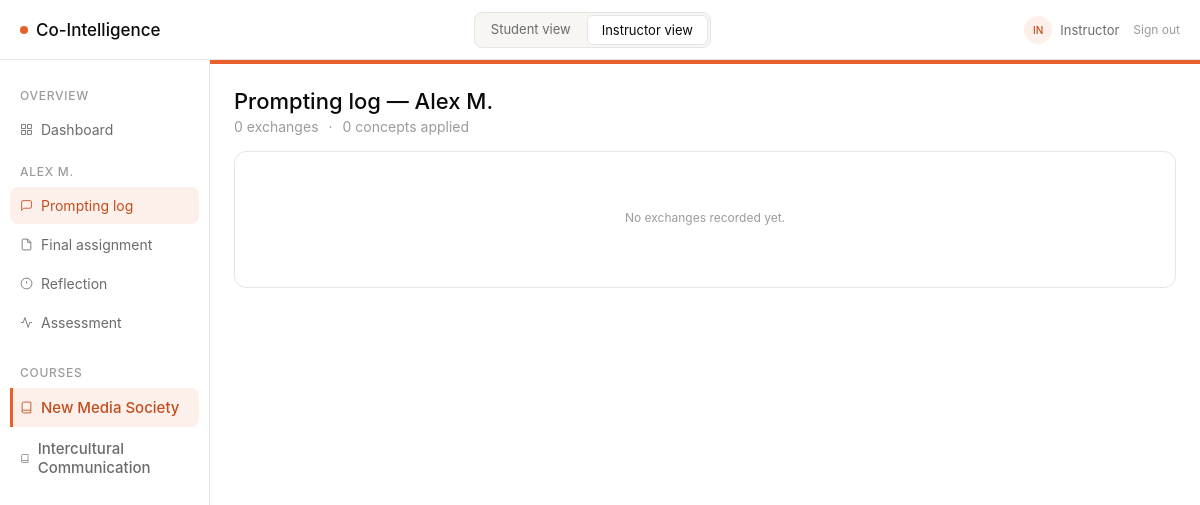
The app's page /instructor/student/4/log, older data.
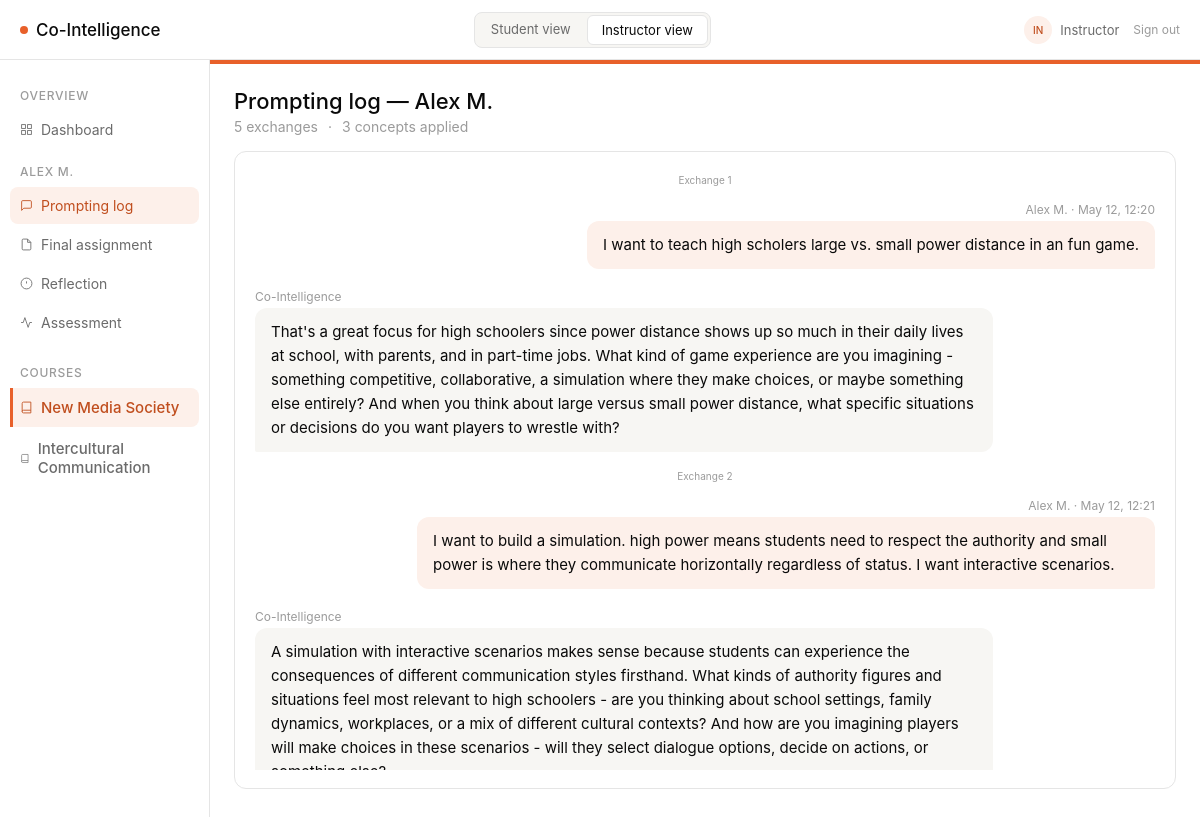
The same page, newer data.
### models/models.py (models this page shows, shortened)
class Student(db.Model):
    __tablename__ = "students"
    id = db.Column(db.Integer, primary_key=True)
    name = db.Column(db.String(120), nullable=False)
    email = db.Column(db.String(200), unique=True, nullable=False)
    course_id = db.Column(db.Integer, db.ForeignKey("courses.id"), nullable=False)
    course = db.relationship("Course", back_populates="students")
    exchanges = db.relationship("PromptExchange", back_populates="student")
    reflections = db.relationship("Reflection", back_populates="student")
    outputs = db.relationship("Output", back_populates="student")
    assessment_scores = db.relationship("AssessmentScore", back_populates="student")

class Course(db.Model):
    __tablename__ = "courses"
    id = db.Column(db.Integer, primary_key=True)
    name = db.Column(db.String(200), nullable=False)
    learning_objective = db.Column(db.Text, nullable=False)
    required_concepts = db.Column(db.JSON, nullable=False, default=list)
    output_modalities = db.Column(db.JSON, nullable=False, default=list)
    min_exchanges = db.Column(db.Integer, nullable=False, default=5)
    color = db.Column(db.String(20), nullable=False, default="#E8602A")
    color_light = db.Column(db.String(20), nullable=False, default="#FDF0EA")
    color_text = db.Column(db.String(20), nullable=False, default="#C04E1E")
    color_hover = db.Column(db.String(20), nullable=False, default="#d4521f")
    assignments = db.relationship("Assignment", back_populates="course")
    students = db.relationship("Student", back_populates="course")

class PromptExchange(db.Model):
    __tablename__ = "prompt_exchanges"
    id = db.Column(db.Integer, primary_key=True)
    student_id = db.Column(db.Integer, db.ForeignKey("students.id"), nullable=False)
    assignment_id = db.Column(db.Integer, db.ForeignKey("assignments.id"), nullable=False)
    student_message = db.Column(db.Text, nullable=False)
    ai_response = db.Column(db.Text, nullable=False)
    concepts_applied = db.Column(db.JSON, nullable=False, default=list)
    has_pushback = db.Column(db.Boolean, nullable=False, default=False)
    exchange_number = db.Column(db.Integer, nullable=False)
    timestamp = db.Column(db.DateTime, default=datetime.utcnow)
    student = db.relationship("Student", back_populates="exchanges")
    assignment = db.relationship("Assignment", back_populates="exchanges")

### routes/instructor_routes.py (the view)
@instructor_bp.route("/student/<int:student_id>/log")
def log(student_id):
    student = Student.query.get_or_404(student_id)
    course, assignment = _get_base_for_student(student)
    exchanges = (
        PromptExchange.query
        .filter_by(student_id=student_id, assignment_id=assignment.id)
        .order_by(PromptExchange.exchange_number)
        .all()
    )
    all_concepts = set()
    for ex in exchanges:
        all_concepts.update(ex.concepts_applied or [])
    return render_template(
        "instructor/log.html",
        course=course,
        assignment=assignment,
        student=student,
        exchanges=exchanges,
        exchange_count=len(exchanges),
        concept_count=len(all_concepts),
    )

### routes/instructor_routes.py (called while the page is built)
def _get_base_for_student(student):
    course = Course.query.get(student.course_id)
    assignment = Assignment.query.filter_by(course_id=course.id).first()
    return course, assignment

### templates/instructor/log.html (shortened to what this page needs)
{% extends "base.html" %}
{% block sidebar %}{% include "instructor/_student_sidebar.html" %}{% endblock %}
{% block content %}
<div style="margin-bottom:16px;">
  <h1 class="page-title">Prompting log &mdash; {{ student.name }}</h1>
  <div class="page-sub" style="display:flex;gap:10px;">
    <span>{{ exchange_count }} exchange{% if exchange_count != 1 %}s{% endif %}</span>
    <span>&middot;</span>
    <span>{{ concept_count }} concept{% if concept_count != 1 %}s{% endif %} applied</span>
  </div>
</div>
<div class="card">
  <div class="chat-wrap" style="max-height:600px;">
    {% if exchanges %}
      {% for ex in exchanges %}
      <div style="text-align:center;font-size:10px;color:var(--text-tertiary);padding:4px 0 2px;">
        Exchange {{ ex.exchange_number }}
      </div>
      <div class="msg-you">
        <div class="msg-meta" style="text-align:right;">
          {{ student.name }}{% if ex.timestamp %} &middot; {{ ex.timestamp.strftime('%b %d, %H:%M') }}{% endif %}
        </div>
        <div class="bubble-you">{{ ex.student_message }}</div>
      </div>
      <div class="msg-ai">
        <div class="msg-meta">Co-Intelligence</div>
        <div class="bubble-ai">{{ ex.ai_response }}</div>
      </div>
      {% endfor %}
    {% else %}
    <div style="text-align:center;padding:40px 0;color:var(--text-tertiary);font-size:12px;">
      No exchanges recorded yet.
    </div>
    {% endif %}
  </div>
</div>
{% endblock %}

### templates/base.html (shortened to what this page needs)
<!DOCTYPE html>
<html lang="en">
<head>
  <link rel="stylesheet" href="{{ url_for('static', filename='style.css') }}" />
  <link rel="stylesheet" href="https://cdn.jsdelivr.net/npm/@tabler/icons-webfont@latest/tabler-icons.min.css" />
</head>
<body>
{% set is_student    = request.path.startswith('/student') %}
{% set is_instructor = request.path.startswith('/instructor') %}
{% if is_student %}
  {% set _user_name     = "Alex M." %}
  {% set _user_initials = "AM" %}
{% else %}
  {% set _user_name     = "Instructor" %}
  {% set _user_initials = "IN" %}
{% endif %}
<div class="app">
  <div class="topbar">
    <a class="logo" href="/">
      <span class="logo-dot"></span>
      Co-Intelligence
    </a>
    <div class="topbar-toggles">
      <a href="{{ url_for('student.prompting') }}"
         class="topbar-toggle{% if is_student %} active{% endif %}">
        Student view
      </a>
      <a href="{{ url_for('instructor.dashboard') }}"
         class="topbar-toggle{% if is_instructor %} active{% endif %}">
        Instructor view
      </a>
    </div>
    <div class="topbar-user">
      <div class="user-avatar">{{ _user_initials }}</div>
      <span class="user-name">{{ _user_name }}</span>
      <a href="{{ url_for('login') }}" style="font-size:12px;color:var(--text-tertiary);text-decoration:none;margin-left:6px;">Sign out</a>
    </div>
  </div>
  <div class="main">
    {% block sidebar %}{% endblock %}
    <div class="content">
      {% block content %}{% endblock %}
    </div>
  </div>
</div>
</body>
</html>

### templates/instructor/_student_sidebar.html
<nav class="sidebar">
  <div class="sidebar-section">Overview</div>
  <a href="{{ url_for('instructor.dashboard') }}"
     class="sidebar-item{% if request.endpoint == 'instructor.dashboard' %} active{% endif %}">
    <svg width="13" height="13" fill="none" stroke="currentColor" stroke-width="1.6" viewBox="0 0 24 24"><rect x="3" y="3" width="7" height="7"/><rect x="14" y="3" width="7" height="7"/><rect x="14" y="14" width="7" height="7"/><rect x="3" y="14" width="7" height="7"/></svg>
    Dashboard
  </a>
  <div class="sidebar-section">{{ student.name }}</div>
  <a href="{{ url_for('instructor.log', student_id=student.id) }}"
     class="sidebar-item{% if request.endpoint == 'instructor.log' %} active{% endif %}">
    <svg width="13" height="13" fill="none" stroke="currentColor" stroke-width="1.6" viewBox="0 0 24 24"><path d="M21 15a2 2 0 0 1-2 2H7l-4 4V5a2 2 0 0 1 2-2h14a2 2 0 0 1 2 2z"/></svg>
    Prompting log
  </a>
  <a href="{{ url_for('instructor.assignment', student_id=student.id) }}"
     class="sidebar-item{% if request.endpoint == 'instructor.assignment' %} active{% endif %}">
    <svg width="13" height="13" fill="none" stroke="currentColor" stroke-width="1.6" viewBox="0 0 24 24"><path d="M14 2H6a2 2 0 0 0-2 2v16a2 2 0 0 0 2 2h12a2 2 0 0 0 2-2V8z"/><polyline points="14 2 14 8 20 8"/></svg>
    Final assignment
  </a>
  <a href="{{ url_for('instructor.reflection', student_id=student.id) }}"
     class="sidebar-item{% if request.endpoint == 'instructor.reflection' %} active{% endif %}">
    <svg width="13" height="13" fill="none" stroke="currentColor" stroke-width="1.6" viewBox="0 0 24 24"><circle cx="12" cy="12" r="10"/><line x1="12" y1="8" x2="12" y2="12"/><line x1="12" y1="16" x2="12.01" y2="16"/></svg>
    Reflection
  </a>
  <a href="{{ url_for('instructor.assessment', student_id=student.id) }}"
     class="sidebar-item{% if request.endpoint in ('instructor.assessment', 'instructor.assessment_generate') %} active{% endif %}">
    <svg width="13" height="13" fill="none" stroke="currentColor" stroke-width="1.6" viewBox="0 0 24 24"><polyline points="22 12 18 12 15 21 9 3 6 12 2 12"/></svg>
    Assessment
  </a>
  {% include "_course_nav.html" %}
</nav>

### templates/_course_nav.html
{% if all_courses and all_courses | length > 1 %}
<div class="sidebar-section" style="margin-top:8px;">Courses</div>
{% for c in all_courses %}
<a href="{{ url_for('switch_course', course_id=c.id) }}"
   class="sidebar-item{% if c.id == current_course_id %} active{% endif %}"
   style="font-size:15px;font-weight:500;{% if c.id == current_course_id %}border-left:3px solid {{ course_color }};border-radius:0 8px 8px 0;padding-left:7px;{% endif %}">
  <svg width="13" height="13" fill="none" stroke="currentColor" stroke-width="1.6" viewBox="0 0 24 24">
    <path d="M4 19.5A2.5 2.5 0 0 1 6.5 17H20"/><path d="M6.5 2H20v20H6.5A2.5 2.5 0 0 1 4 19.5v-15A2.5 2.5 0 0 1 6.5 2z"/>
  </svg>
  {{ c.name }}
</a>
{% endfor %}
{% endif %}

### static/style.css (style rules this page uses)
:root { --bg-primary: #ffffff; --bg-surface: #f7f6f3; --bg-orange-light: #FDF0EA; --text-primary: #0a0a0a; --text-secondary: #6b6b6b; --text-tertiary: #9b9b9b; --text-orange: #C04E1E; --accent: #E8602A; --border: #e5e5e5; --pill-green-bg: #e8f5ee; --pill-green-text: #1a7a45; --pill-amber-bg: #fef3e2; --pill-amber-text: #92580a; }
*, *::before, *::after { box-sizing: border-box; margin: 0; padding: 0; }
body { font-family: -apple-system, BlinkMacSystemFont, "Inter", system-ui, sans-serif; font-size: 16px; font-weight: 400; color: var(--text-primary); background: var(--bg-primary); -webkit-font-smoothing: antialiased; }
.app { display: flex; flex-direction: column; min-height: 100vh; }
.topbar { height: 60px; border-bottom: 1px solid var(--border); display: flex; align-items: center; justify-content: space-between; padding: 0 20px; background: var(--bg-primary); }
.logo { font-size: 17px; font-weight: 500; display: flex; align-items: center; gap: 8px; color: var(--text-primary); text-decoration: none; }
.logo-dot { width: 8px; height: 8px; border-radius: 50%; background: var(--accent); flex-shrink: 0; }
.main { display: flex; flex: 1; }
.sidebar { width: 210px; border-right: 1px solid var(--border); padding: 14px 10px; display: flex; flex-direction: column; gap: 2px; background: var(--bg-primary); }
.sidebar-section { font-size: 12px; font-weight: 500; letter-spacing: 0.06em; text-transform: uppercase; color: var(--text-tertiary); padding: 14px 10px 6px; }
.sidebar-item { display: flex; align-items: center; gap: 8px; padding: 10px 10px; border-radius: 8px; font-size: 14px; color: var(--text-secondary); cursor: pointer; text-decoration: none; }
.sidebar-item.active { background: var(--bg-orange-light); color: var(--text-orange); }
.content { flex: 1; padding: 24px; overflow: auto; }
.page-title { font-size: 22px; font-weight: 500; color: var(--text-primary); }
.page-sub { font-size: 14px; color: var(--text-tertiary); margin-top: 4px; }
.card { background: var(--bg-primary); border: 1px solid var(--border); border-radius: 12px; padding: 18px 20px; }
.chat-wrap { display: flex; flex-direction: column; gap: 14px; max-height: 400px; overflow-y: auto; padding-bottom: 4px; }
.msg-you { align-self: flex-end; max-width: 82%; }
.msg-ai { align-self: flex-start; max-width: 82%; }
.bubble-you { background: var(--bg-orange-light); border-radius: 12px 12px 2px 12px; padding: 12px 16px; font-size: 15px; line-height: 1.6; color: var(--text-primary); }
.bubble-ai { background: var(--bg-surface); border-radius: 12px 12px 12px 2px; padding: 12px 16px; font-size: 15px; line-height: 1.6; color: var(--text-primary); }
.msg-meta { font-size: 12px; color: var(--text-tertiary); margin-bottom: 4px; }

### templates/base.html (style rules this page uses)
.topbar-toggles { display: flex; gap: 2px; background: var(--bg-surface); border: 1px solid var(--border); border-radius: 8px; padding: 2px; }
.topbar-toggle { font-size: 13px; padding: 6px 14px; border-radius: 6px; border: none; background: transparent; color: var(--text-secondary); cursor: pointer; text-decoration: none; font-family: inherit; transition: background .12s, color .12s; white-space: nowrap; }
.topbar-toggle.active { background: var(--bg-primary); color: var(--text-primary); border: 1px solid var(--border); }
.topbar-user { display: flex; align-items: center; gap: 8px; }
.user-avatar { width: 28px; height: 28px; border-radius: 50%; background: var(--bg-orange-light); color: var(--text-orange); font-size: 10px; font-weight: 500; display: flex; align-items: center; justify-content: center; flex-shrink: 0; }
.user-name { font-size: 13px; color: var(--text-secondary); }

Row changes from the older to the newer data that the page shows:
added PromptExchange: exchange_number "1", {{ student.name }} "Alex M.", timestamp "May 12, 12:20", student_message "I want to teach high scholers large vs. small power distance in an fun game.", ai_response "That's a great focus for high schoolers since power distance shows up so much in their daily lives at school, with parents, and in part-time jobs. What kind of game experience are you imagining - something competitive, collaborative, a simulation where they make choices, or maybe something else entirely? And when you think about large versus small power distance, what specific situations or decisions do you want players to wrestle with?"
added PromptExchange: exchange_number "2", {{ student.name }} "Alex M.", timestamp "May 12, 12:21", student_message "I want to build a simulation. high power means students need to respect the authority and small power is where they communicate horizontally regardless of status. I want interactive scenarios.", ai_response "A simulation with interactive scenarios makes sense because students can experience the consequences of different communication styles firsthand. What kinds of authority figures and situations feel most relevant to high schoolers - are you thinking about school settings, family dynamics, workplaces, or a mix of different cultural contexts? And how are you imagining players will make choices in these scenarios - will they select dialogue options, decide on actions, or…"
Text that changed along with them:
{{ exchange_count }}: "0" → "5"
{{ concept_count }}: "0" → "3"
text no longer shown: "No exchanges recorded yet."
